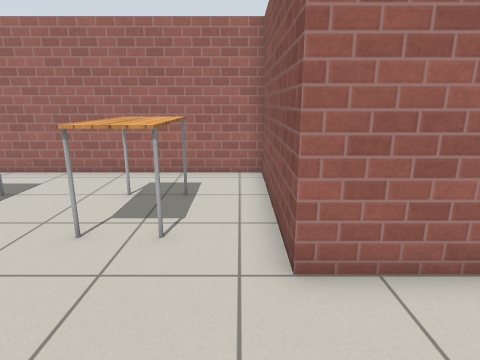
view 1 (above)

24 first-person views from a walk through a Gazebo world. The camera is 1.2 m above the floor, tilts 14° down and sees 75° across. The lines on the ground mark 1 m squares. The floor is counted in squares, 0.5 m on a side. Each view is taken from the middle of a square. On the plan, view 1 faces up. The plan holds only what a view shows up to about 19 squares ahead; the rest is blank. Gazebo's built-in surfaces are drawn with simple patterns.

view 2
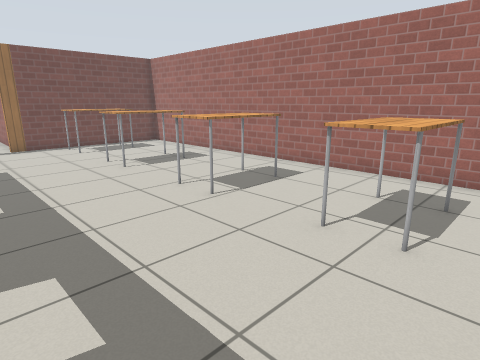

view 3
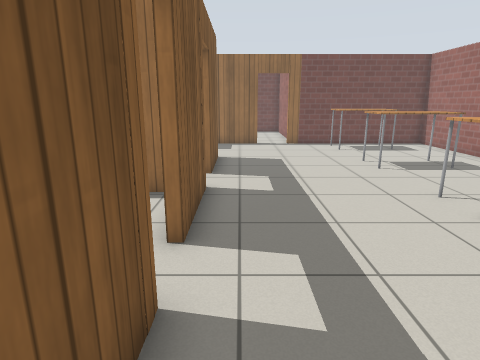

view 4
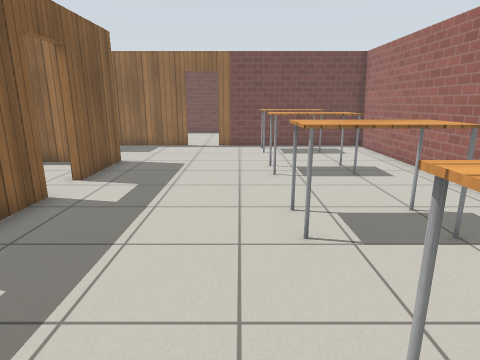

view 5
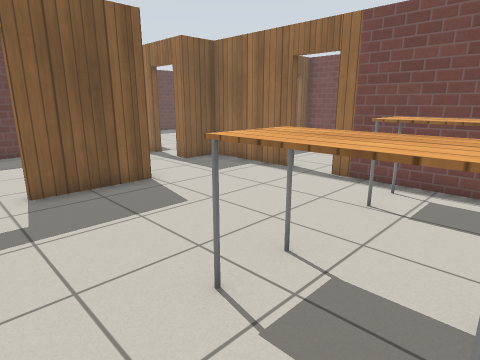

view 6
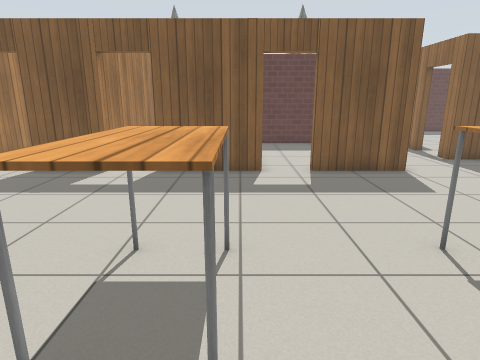

view 7
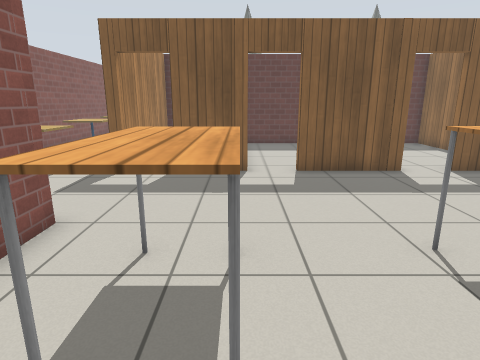

view 8
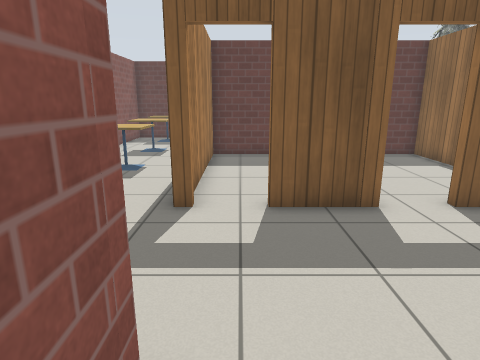

view 9
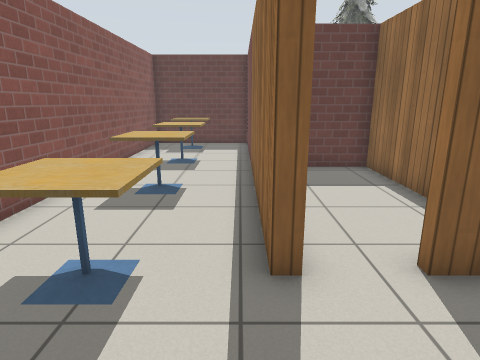

view 10
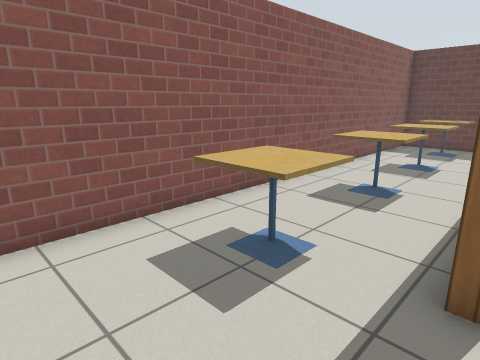

view 11
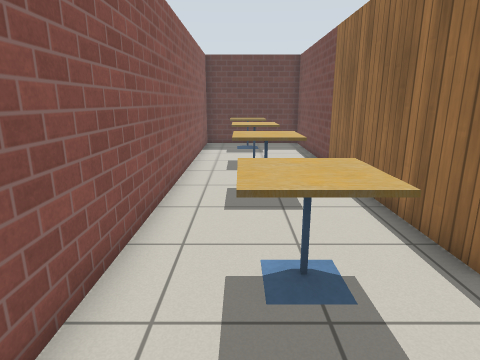

view 12
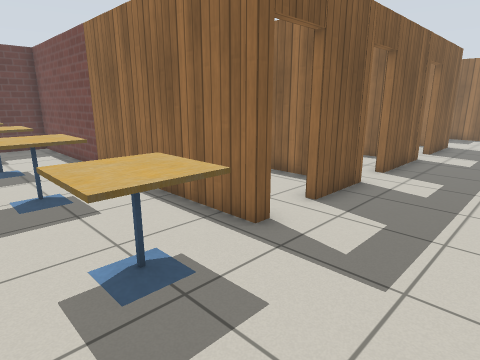

view 13
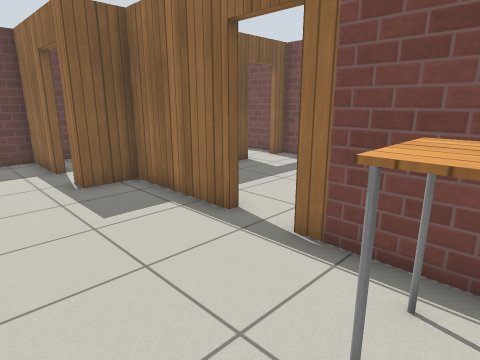

view 14
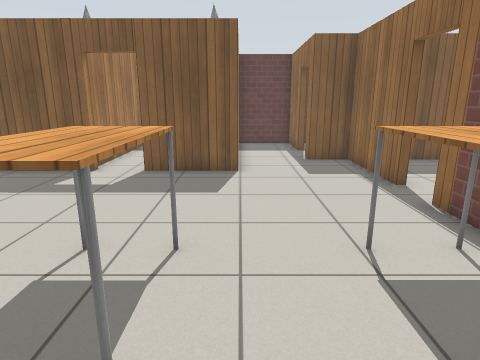

view 15
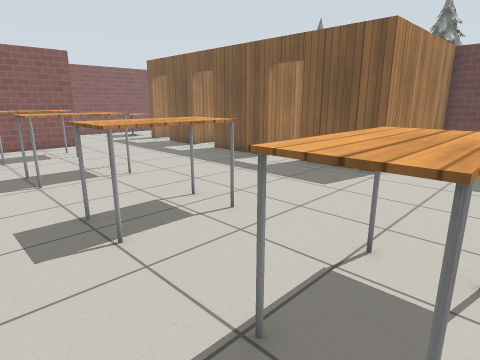

view 16
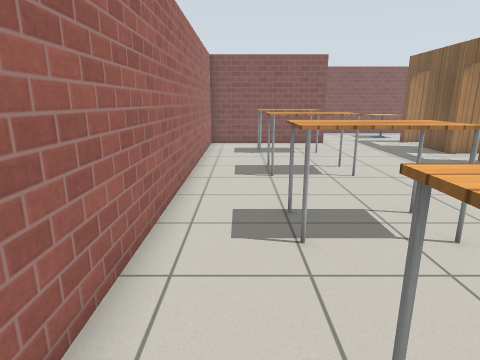

view 17
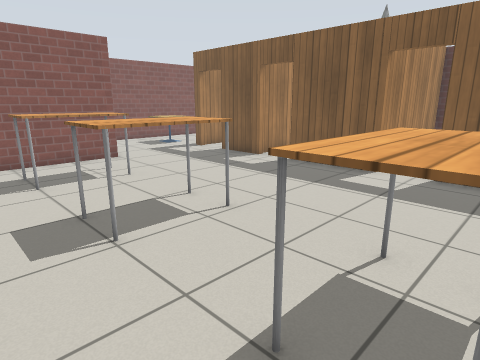

view 18
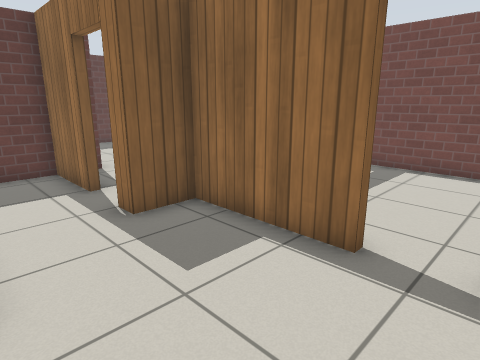

view 19
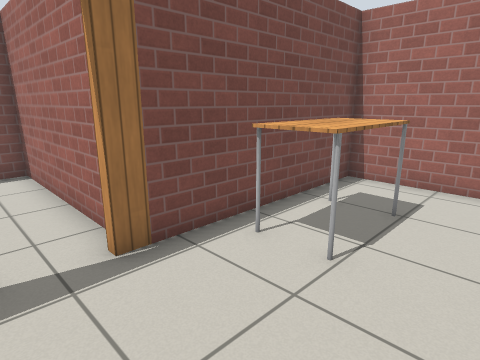

view 20
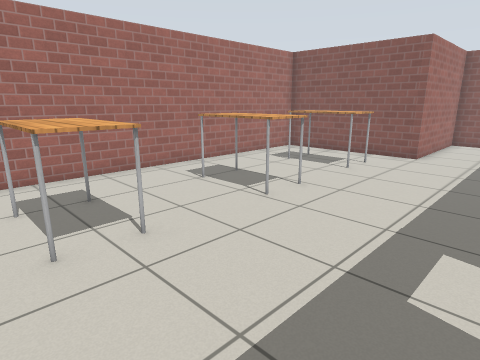

view 21
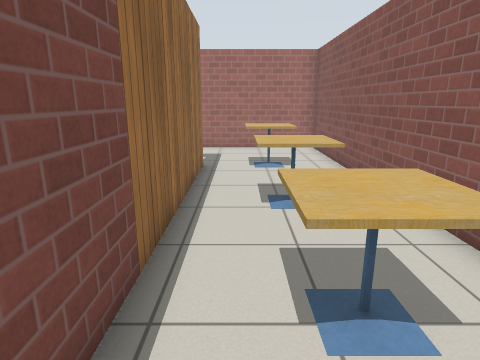

view 22
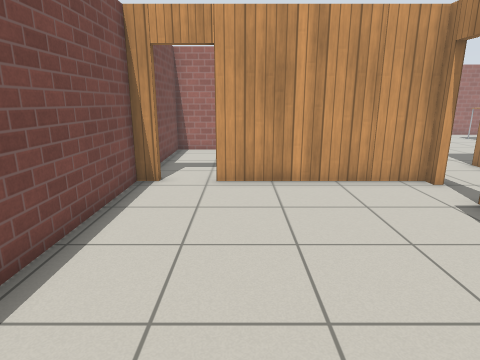

view 23
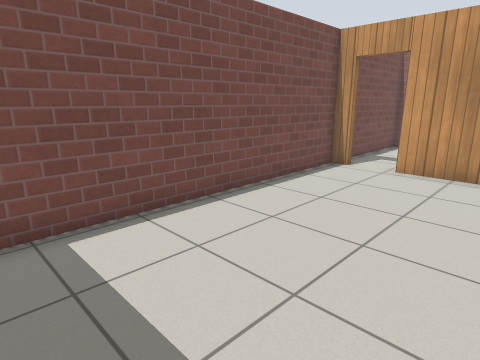

view 24
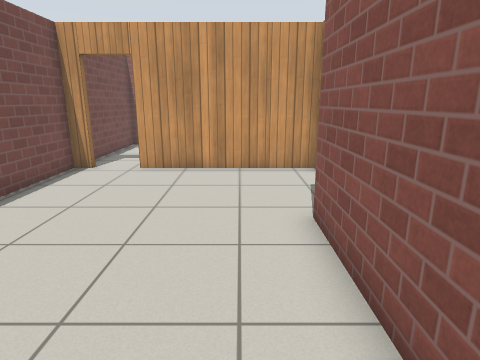

### Floor plan
Points are (right, up) in squares from view 1. A wall is a line through its corners. A room is listed if a view was taken in it or the views show most of it. See-through windows are left out.
Room 1 (views 1, 2, 3, 4, 5, 6, 7, 8, 13, 14, 15, 16, 17, 18, 19, 20)
walls: (-8.8, -1) (-5.1, -1); (-3.4, -1) (-0.7, -1); (-18.6, 1.1) (-18.6, -3.2) (-16.9, -3.2) (-16.9, -4); (0.8, 4) (0.8, 10.7) (-18.6, 10.7) (-18.6, 2.7); (-16.9, -5.7) (-16.9, -8.7) (-13.9, -8.7) (-13.9, -1) (-10.6, -1)
ways out: opening at (1.5, 1.5) to room 2; open door at (-17, -4.5) to room 3; open door at (-19, 1.5) to room 4; open door at (-9.5, -1) to room 5; open door at (-4.5, -1) to room 6; open door at (0.5, -1) to room 7
objects: table (-18, 5) to (-16, 8); table (-13, 5) to (-11, 8); table (-8, 5) to (-6, 8); table (-3, 5) to (-1, 8)
Room 2 (views 9, 10, 11, 12, 21)
walls: (1, -1) (1.6, -1) (1.6, -15.9) (7, -15.9) (7, 4) (0.8, 4)
ways out: opening at (1.5, 1.5) to room 1
objects: cafe table (3, -11) to (5, -9); cafe table (3, -6) to (5, -5); cafe table (3, -2) to (5, 0); cafe table (4, -14) to (5, -13)
Room 3 (views 22, 23, 24)
walls: (-18.4, -13.4) (-18.4, -8.7) (-17.8, -8.7); (-22.3, -16.3) (-21.3, -16.3); (-26.2, -3.5) (-26.2, -14.5); (-17.2, -3.5) (-23.8, -3.5)
ways out: open door at (-17, -4.5) to room 1; open door at (-24.5, -3) to room 4
Room 4 (no view inside)
walls: (-23.8, -3.2) (-21.2, -3.2); (-19.8, 3.2) (-26.2, 3.2) (-26.2, -3.2)
ways out: open door at (-19, 1.5) to room 1; open door at (-24.5, -3) to room 3
Room 5 (no view inside)
walls: (-13.6, -5.8) (-13.6, -8.7) (-8.6, -8.7) (-8.6, -1.5); (-13.6, -2) (-13.6, -4.1)
ways out: open door at (-9.5, -1) to room 1
Room 6 (no view inside)
walls: (-8.3, -5.8) (-8.3, -8.7) (-3.4, -8.7); (-8.3, -2) (-8.3, -3.1); (-3.1, -8.4) (-3.1, -0.9)
ways out: open door at (-4.5, -1) to room 1
Room 7 (no view inside)
walls: (-2.8, -2.6) (-2.8, -8.7) (1.3, -8.7) (1.3, -0.9)
ways out: open door at (0.5, -1) to room 1

Where each view was taken, in squares from view 1:
view 1: 0 up, 0 right, facing up
view 2: 0 up, 0 right, facing up-left
view 3: 0 up, 0 right, facing left
view 4: 4 up, 1 left, facing left
view 5: 8 up, 9 left, facing down-left
view 6: 10 up, 8 left, facing down
view 7: 10 up, 3 left, facing down
view 8: 6 up, 0 right, facing down
view 9: 3 up, 2 right, facing down
view 10: 3 up, 1 right, facing down-right
view 11: 3 up, 5 right, facing down
view 12: 3 up, 6 right, facing down-left
view 13: 6 up, 14 left, facing down-left
view 14: 10 up, 14 left, facing down
view 15: 10 up, 18 left, facing down-right
view 16: 9 up, 18 left, facing right
view 17: 10 up, 13 left, facing down-right
view 18: 3 up, 14 left, facing down-left
view 19: 1 up, 14 left, facing up-left
view 20: 0 up, 14 left, facing up-right
view 21: 13 down, 3 right, facing up
view 22: 13 down, 23 left, facing up
view 23: 15 down, 20 left, facing up-left
view 24: 15 down, 20 left, facing up
